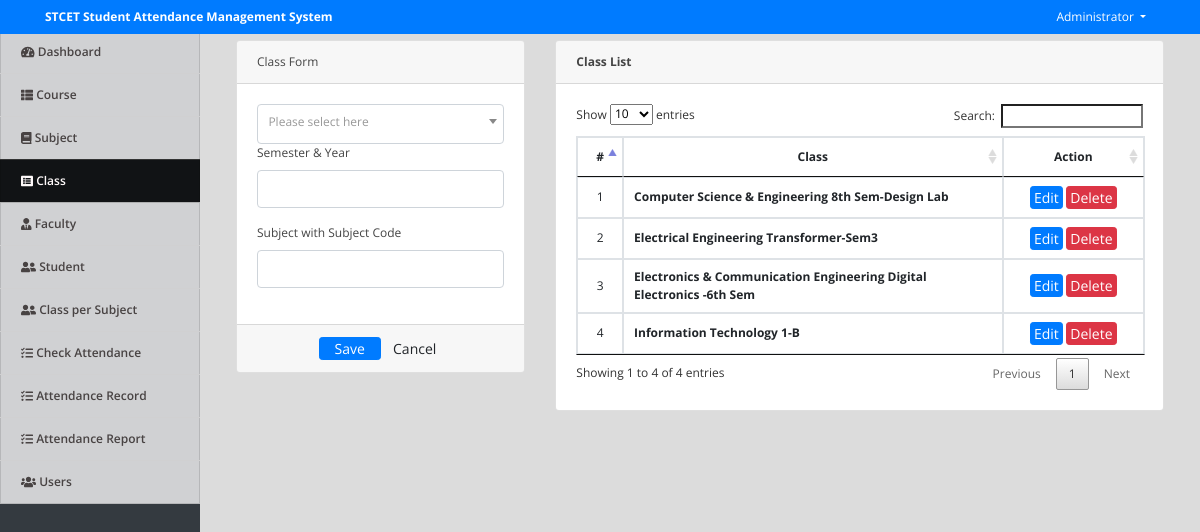
The page /index.php?page=class (signed in) on the database its author committed.
### tables this page shows
CREATE TABLE `class` (
  `id` int(30) NOT NULL,
  `course_id` int(30) NOT NULL,
  `level` varchar(50) NOT NULL,
  `section` varchar(100) NOT NULL,
  `status` tinyint(1) NOT NULL DEFAULT 1 COMMENT '1=Active, 0=Inactive',
  `date_created` datetime NOT NULL DEFAULT current_timestamp()
);

### class.php (the view, shortened to what this page needs)
<?php include('db_connect.php');?>
<div class="container-fluid">
	<div class="col-lg-12">
		<div class="row">
			<div class="col-md-4">
			<form action="" id="manage-class">
				<div class="card">
					<div class="card-header">
						    Class Form
				  	</div>
					<div class="card-body">
							<div class="form-group">
								<label class="control-label">Semester & Year</label>
								<input type="text" class="form-control" name="level">
							</div>
							<div class="form-group">
								<label class="control-label">Subject with Subject Code</label>
								<input type="text" class="form-control" name="section">
							</div>
					</div>
					<div class="card-footer">
						<div class="row">
							<div class="col-md-12">
								<button class="btn btn-sm btn-primary col-sm-3 offset-md-3"> Save</button>
								<button class="btn btn-sm btn-default col-sm-3" type="reset"> Cancel</button>
							</div>
						</div>
					</div>
				</div>
			</form>
			</div>
			<div class="col-md-8">
				<div class="card">
					<div class="card-header">
						<b>Class List</b>
					</div>
					<div class="card-body">
						<table class="table table-bordered table-hover">
							<thead>
								<tr>
									<th class="text-center" width="5%">#</th>
									<th class="text-center">Class</th>
									<th class="text-center" width="25%">Action</th>
								</tr>
							</thead>
							<tbody>
								<?php
								$i = 1;
								$class = $conn->query("SELECT c.*,concat(co.course,' ',c.level,'-',c.section) as `class` FROM `class` c inner join courses co on co.id = c.course_id order by concat(co.course,' ',c.level,'-',c.section) asc");
								while($row=$class->fetch_assoc()):
								?>
								<tr>
									<td class="text-center"><?php echo $i++ ?></td>
									<td class="">
										<p><b><?php echo $row['class'] ?></b></p>
									</td>
									<td class="text-center">
										<button class="btn btn-sm btn-primary edit_class" type="button" data-id="<?php echo $row['id'] ?>"  data-course_id="<?php echo $row['course_id'] ?>"  data-level="<?php echo $row['level'] ?>" data-section="<?php echo $row['section'] ?>" >Edit</button>
										<button class="btn btn-sm btn-danger delete_class" type="button" data-id="<?php echo $row['id'] ?>">Delete</button>
									</td>
								</tr>
								<?php endwhile; ?>
							</tbody>
						</table>
					</div>
				</div>
			</div>
		</div>
	</div>
</div>

### assets/css/style.css (style rules this page uses)
body { font-family: "Open Sans", sans-serif; color: #444444; width: 100%; height: calc(100%); font-size: 12px; }
.btn-sm { padding: .0001rem .2rem; }

### index.php (style rules this page uses)
body { background: #80808045; }

### class.php (style rules this page uses)
td { vertical-align: middle !important; }
td p { margin: unset; }

### rows shown on the page
class: class "Computer Science & Engineering 8th Sem-Design Lab"
class: class "Electrical Engineering Transformer-Sem3"
class: class "Electronics & Communication Engineering Digital Electronics -6th Sem"
class: class "Information Technology 1-B"

### other values the page prints
$_SESSION['system']['name'] "STCET Student Attendance Management System"
$_SESSION['login_name'] "Administrator"
